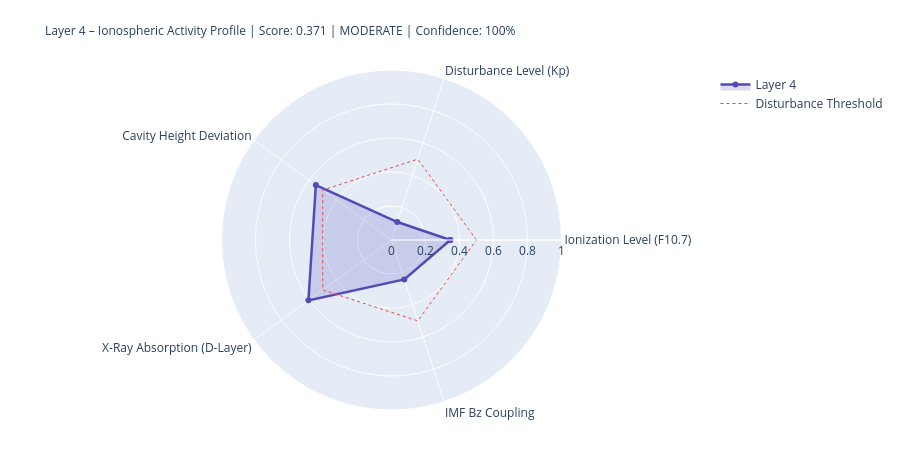

The cell this chart's notebook holds for it:
### Markdown cell above
---
## 4. State Assessment & Handoff to Layer 5

### Code cell
# ============================================================
# LAYER-4-SCORE
# ============================================================

COMPONENTS = {
    'Ionization Level (F10.7)':    {'score': ioniz,       'source': 'primary' if f107_now else 'from_layer0', 'dynamic': True},
    'Disturbance Level (Kp)':          {'score': disturb,     'source': 'primary' if kp_now   else 'from_layer0', 'dynamic': True},
    'Cavity Height Deviation':    {'score': h_dev,       'source': 'derived',                                'dynamic': True},
    'X-Ray Absorption (D-Layer)':{'score': xray_ioniz,  'source': 'primary' if xray_now else 'missing',     'dynamic': True},
    'IMF Bz Coupling':             {'score': bz_coupling, 'source': 'primary' if bz_now   else 'from_layer0', 'dynamic': True},
}

available    = {k: v['score'] for k, v in COMPONENTS.items() if v['score'] is not None}
unavailable  = [k for k, v in COMPONENTS.items() if v['score'] is None]
layer4_score = round(sum(available.values()) / len(available), 4) if available else None
confidence   = round(len(available) / len(COMPONENTS), 2)
level = ('unknown' if layer4_score is None
         else 'quiet'   if layer4_score < 0.3
         else 'moderate' if layer4_score < 0.6
         else 'active')
dominant_l4 = max(available, key=available.get) if available else 'none'

# Resonance delta for Schumann SR-1
sr1_ref = schumann_freq(1, 80.0)
sr1_now = schumann_freq(1, h_eff)
sr1_delta_mhz = (sr1_now - sr1_ref) * 1000

# Propagation conditions
prop_cond = ('disturbed'   if kp_val > 4
             else 'unsettled' if kp_val > 2
             else 'normal')
if xray_class in ['X', 'M']:
    prop_cond = 'Radio-Blackout moeglich'

W = 68
print('=' * W)
print('LAYER 4 – IONOSPHERE – STATE ASSESSMENT')
print('=' * W)
for name, comp in COMPONENTS.items():
    s = comp['score']
    if s is not None:
        bar = '█' * int(s * 20) + '░' * (20 - int(s * 20))
        print(f'  {name:<36} {bar}  {s:.3f}  [{comp["source"]}]')
    else:
        print(f'  {name:<36} {"─" * 20}  n/a   [missing]')
print('-' * W)
print(f'  Score:          {layer4_score:.3f}  ({len(available)}/{len(COMPONENTS)} components)')
print(f'  Confidence:     {confidence:.0%}')
print(f'  Level:          {level.upper()}')
print(f'  Dominant:       {dominant_l4}')
print(f'  Cavity height:  {h_eff:.1f} km  (Ref: 80.0 km)')
print(f'  SR-1:           {sr1_now:.3f} Hz  (Δ {sr1_delta_mhz:+.1f} mHz vs. ref)')
print(f'  Propagation:    {prop_cond}')
print(f'  X-Ray:          {xray_class}-class  ({xray_now:.2e} W/m²)' if xray_now else '  X-Ray:          n/a')
print('=' * W)

# Radar
cats   = list(available.keys())
vals_r = list(available.values())
if len(cats) >= 3:
    fig = go.Figure()
    fig.add_trace(go.Scatterpolar(
        r=vals_r + [vals_r[0]], theta=cats + [cats[0]],
        fill='toself', fillcolor='rgba(83,74,183,0.20)',
        line=dict(color='#534AB7', width=2.5), name='Layer 4'
    ))
    fig.add_trace(go.Scatterpolar(
        r=[0.5] * (len(cats)+1), theta=cats + [cats[0]],
        line=dict(color='#E24B4A', dash='dot', width=1),
        mode='lines', name='Disturbance Threshold'
    ))
    fig.update_layout(
        title=dict(
            text=f'Layer 4 – Ionospheric Activity Profile | Score: {layer4_score:.3f} | {level.upper()} | Confidence: {confidence:.0%}',
            font=dict(size=12)
        ),
        polar=dict(radialaxis=dict(visible=True, range=[0, 1])),
        height=450, showlegend=True,
        margin=dict(l=80, r=80, t=70, b=40)
    )
    fig.show()

### Figure 1 — Plotly figure (JSON) as saved in the notebook; plotly's stock layout.template omitted (floating-point values rounded to 4 significant figures)
{"data": [{"fill": "toself", "fillcolor": "rgba(83,74,183,0.20)", "line": {"color": "#534AB7", "width": 2.5}, "name": "Layer 4", "r": [0.346, 0.111, 0.55, 0.604, 0.244, 0.346], "theta": ["Ionization Level (F10.7)", "Disturbance Level (Kp)", "Cavity Height Deviation", "X-Ray Absorption (D-Layer)", "IMF Bz Coupling", "Ionization Level (F10.7)"], "type": "scatterpolar"}, {"line": {"color": "#E24B4A", "dash": "dot", "width": 1}, "mode": "lines", "name": "Disturbance Threshold", "r": [0.5, 0.5, 0.5, 0.5, 0.5, 0.5], "theta": ["Ionization Level (F10.7)", "Disturbance Level (Kp)", "Cavity Height Deviation", "X-Ray Absorption (D-Layer)", "IMF Bz Coupling", "Ionization Level (F10.7)"], "type": "scatterpolar"}], "layout": {"height": 450, "margin": {"b": 40, "l": 80, "r": 80, "t": 70}, "polar": {"radialaxis": {"range": [0, 1], "visible": true}}, "showlegend": true, "title": {"font": {"size": 12}, "text": "Layer 4 – Ionospheric Activity Profile | Score: 0.371 | MODERATE | Confidence: 100%"}}}
